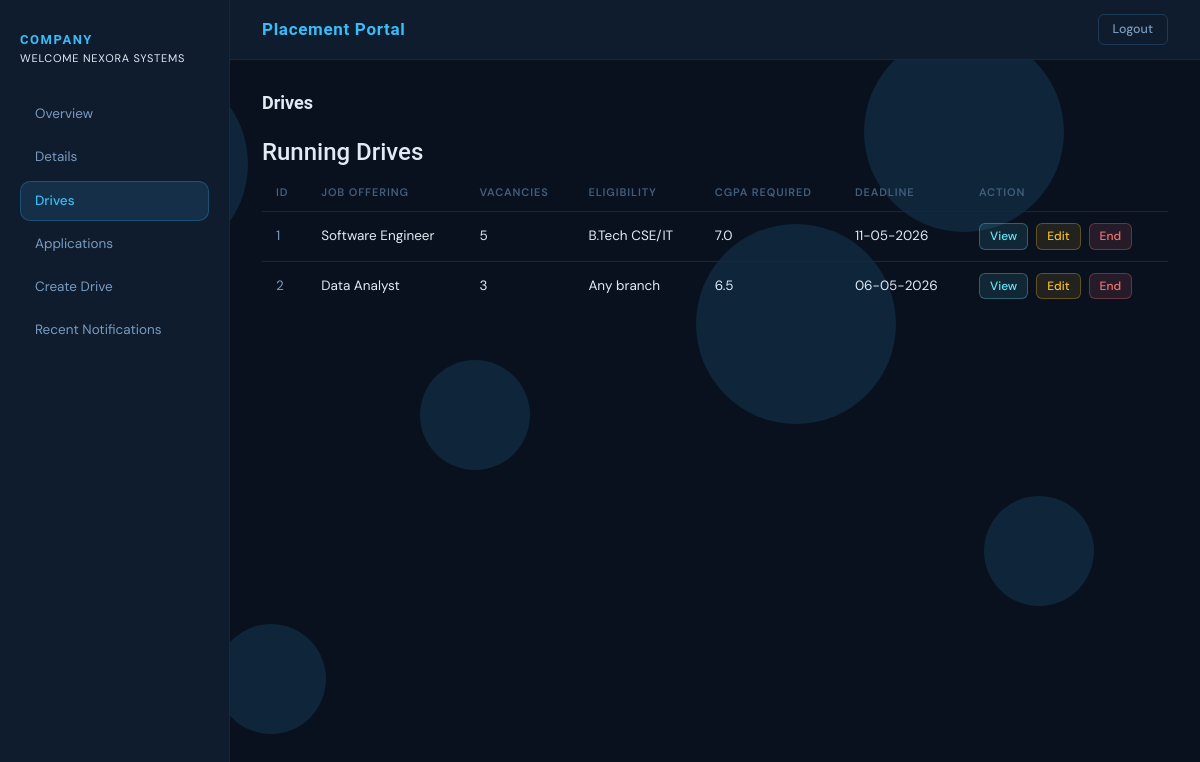
/company/drive (signed in), run on the app's committed database.
### model.py (models this page shows)
class Company(db.Model):
    id = db.Column(db.Integer, primary_key=True)
    user_id = db.Column(db.Integer, db.ForeignKey('user.id'))
    name = db.Column(db.String(100), nullable=False)
    hr_contact = db.Column(db.String(100), nullable=False)
    website = db.Column(db.String(200), nullable=False)
    is_approved = db.Column(db.String(20), default="pending", nullable=False)  # pending / approved / rejected
    drives = db.relationship('Drive', backref='company')

class Drive(db.Model):
    id = db.Column(db.Integer, primary_key=True)
    company_id = db.Column(db.Integer, db.ForeignKey('company.id'))
    job_title = db.Column(db.String(100), nullable=False)
    vacancies = db.Column(db.Integer, default=1)
    description = db.Column(db.Text, default="No Description")
    eligibility = db.Column(db.String(200), nullable=False, default="None")
    eligibility_cgpa = db.Column(db.Float, default=0.0)
    deadline = db.Column(db.Date, nullable=False)
    status = db.Column(db.String(20), default="pending", nullable=False)  # pending / approved / closed
    applications = db.relationship('Application', backref='drive')

### route/company.py (the view)
@company_bp.route("/drive", methods=["GET"])
def drives():
    comp_id = session.get("comp_id")
    company = Company.query.get(comp_id)
    pending_drives = Drive.query.filter_by(company_id=comp_id, status="pending").all()
    approved_drives = Drive.query.filter_by(company_id=comp_id, status="active").all()
    closed_drives = Drive.query.filter_by(company_id=comp_id, status="closed").all()
    rejected_drives = Drive.query.filter_by(company_id=comp_id, status="rejected").all()
    return render_template(
        "company/drives.html",
        company=company,
        pending_drives=pending_drives,
        approved_drives=approved_drives,
        closed_drives=closed_drives,
        rejected_drives=rejected_drives,
        active_tab="drives"
    )

### route/company.py (called while the page is built)
@company_bp.before_request
def restrict_company():
    if not session.get("user_id"):
        return redirect(url_for("auth.login"))
    if session.get("role") != "company":
        flash("Unauthorized access!", "danger")
        return redirect(url_for("auth.login"))
    user = User.query.get_or_404(session["user_id"])
    if user.is_blacklisted:
        flash("Account Blacklisted", "danger")
        return redirect(url_for("auth.login"))

### templates/company/drives.html (shortened to what this page needs)
{% extends "company/base.html" %}
{% block content %}
<h2 class="mb-4">Drives</h2>
 {% if approved_drives %}
<h4 class="mb-2">Running Drives</h4>
<div class="table-responsive mb-4">
  <table class="table">
    <thead>
      <tr>
        <th>ID</th>
        <th>Job Offering</th>
        <th>Vacancies</th>
        <th>Eligibility</th>
        <th>CGPA Required</th>
        <th>Deadline</th>
        <th>Action</th>
      </tr>
    </thead>
    <tbody>
      {% for drive in approved_drives %}
      <tr>
        <td>{{ drive.id }}</td>
        <td>{{ drive.job_title }}</td>
        <td>{{ drive.vacancies }}</td>
        <td>{{ drive.eligibility }}</td>
        <td>{{ drive.eligibility_cgpa }}</td>
        <td>{{ drive.deadline.strftime('%d-%m-%Y') }}</td>
        <td class="d-flex gap-2">
          <a href="{{ url_for('company.view_drive', id=drive.id) }}" class="btn btn-info btn-sm">
            View
          </a>
          <a href="{{ url_for('company.edit_drive', id=drive.id) }}" class="btn btn-warning btn-sm">
            Edit
          </a>
          <form action="{{ url_for('company.close_drive', id=drive.id) }}" method="POST">
            <button type="submit" class="btn btn-danger btn-sm">
              End
            </button>
          </form>
        </td>
      </tr>
      {% endfor %}
    </tbody>
  </table>
</div>
{% endif %}
{% endblock %}

### templates/company/base.html (shortened to what this page needs)
<!DOCTYPE html>
<html lang="en">
<head>
  <link href="https://cdn.jsdelivr.net/npm/bootstrap@5.3.3/dist/css/bootstrap.min.css" rel="stylesheet"/>
  <link rel="stylesheet" href="{{ url_for('static', filename='app.css') }}">
</head>
<body>
  {% for i in range(12) %}
    <div class="bubble"></div>
  {% endfor %}
  <div class="admin-shell">
    <aside class="admin-sidebar">
      <h1 class="sidebar-title">Company</h1>
      <p class="sidebar-subtitle">Welcome {{company.name}}</p>
      <nav class="sidebar-nav" id="sidebarNav">
        <a href="{{ url_for('company.dashboard') }}" class="sidebar-link {% if active_tab == 'dashboard' %}active{% endif %}">Overview</a>
        <a href="{{ url_for('company.profile') }}" class="sidebar-link {% if active_tab == 'profile' %}active{% endif %}">Details</a>
        <a href="{{ url_for('company.drives') }}" class="sidebar-link {% if active_tab == 'drives' %}active{% endif %}">Drives</a>
        <a href="{{ url_for('company.applications') }}" class="sidebar-link {% if active_tab == 'applications' %}active{% endif %}">Applications</a>
        <a href="{{ url_for('company.create_drive') }}" class="sidebar-link {% if active_tab == 'create_drive' %}active{% endif %}">Create Drive</a>
        <a href="{{ url_for('company.notifications') }}" class="sidebar-link {% if active_tab == 'logs' %}active{% endif %}">Recent Notifications</a>
      </nav>
    </aside>
    <main class="admin-main">
      <header class="topbar">
        <span class="fw-bold">Placement Portal</span>
        <a href="{{ url_for('auth.logout') }}" class="btn-zenvia logout-btn">Logout</a>
      </header>
      <div class="main-content">
        {% block content %}{% endblock %}
      </div>
    </main>
  </div>
</body>
</html>

### data on the page
Company: name "NEXORA SYSTEMS"
Drive: id "1", job_title "Software Engineer", vacancies "5", eligibility "B.Tech CSE/IT", eligibility_cgpa "7.0", deadline "11-05-2026"
Drive: id "2", job_title "Data Analyst", vacancies "3", eligibility "Any branch", eligibility_cgpa "6.5", deadline "06-05-2026"
